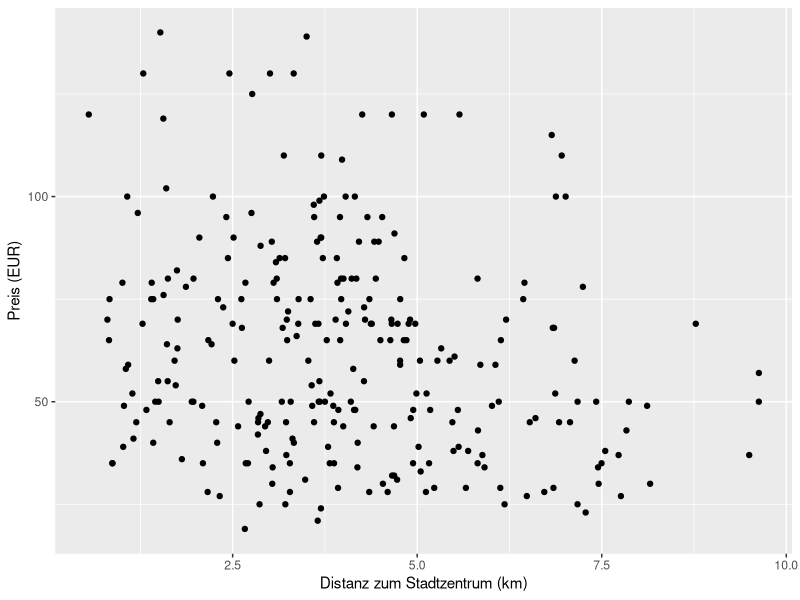
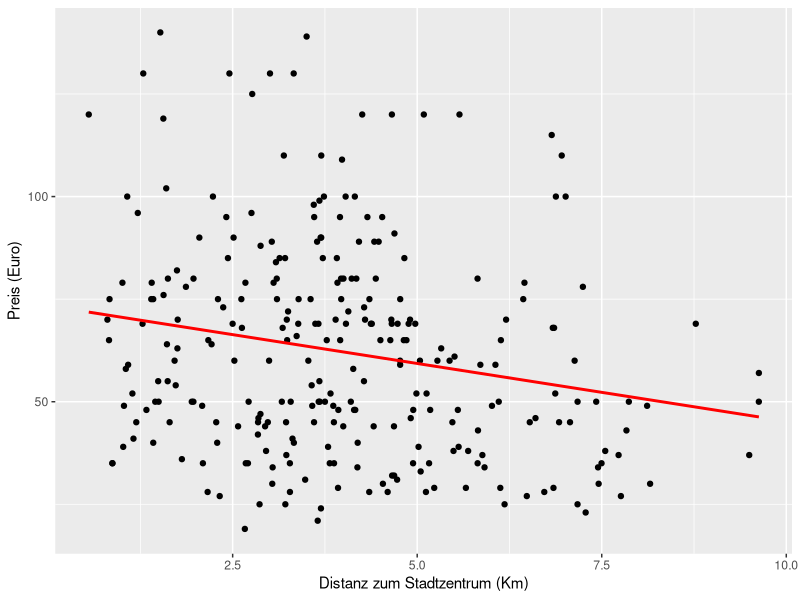

Generate these figures, in order, with R:
library(ggplot2)

airbnb <- read.csv("airbnb.csv")
attach(airbnb)

ggplot(airbnb, aes(x=Distanz, y=Preis))+
  geom_point()+
  labs(x="Distanz zum Stadtzentrum (km)", y="Preis (EUR)")

modell <- lm(Preis ~ Distanz, data = airbnb)

summary(modell)

beta_1 <- coef(modell)["Distanz"]
delta_km <- 3
verringerung_preis <- beta_1 * delta_km
verringerung_preis

# Streudiagramm mit Regressionsgerade ergänzen
ggplot(airbnb, aes(x = Distanz, y = Preis)) +
  geom_point() +
  geom_smooth(method = "lm", se = FALSE, color = "red") +
  labs(x = "Distanz zum Stadtzentrum (Km)", y = "Preis (Euro)")

# Distanz zum Stadtzentrum für einen Preis von genau 60 Euro ermitteln
preis <- 60
distanz_60_euro <- (preis - coef(modell)["(Intercept)"]) / coef(modell)["Distanz"]
distanz_60_euro

